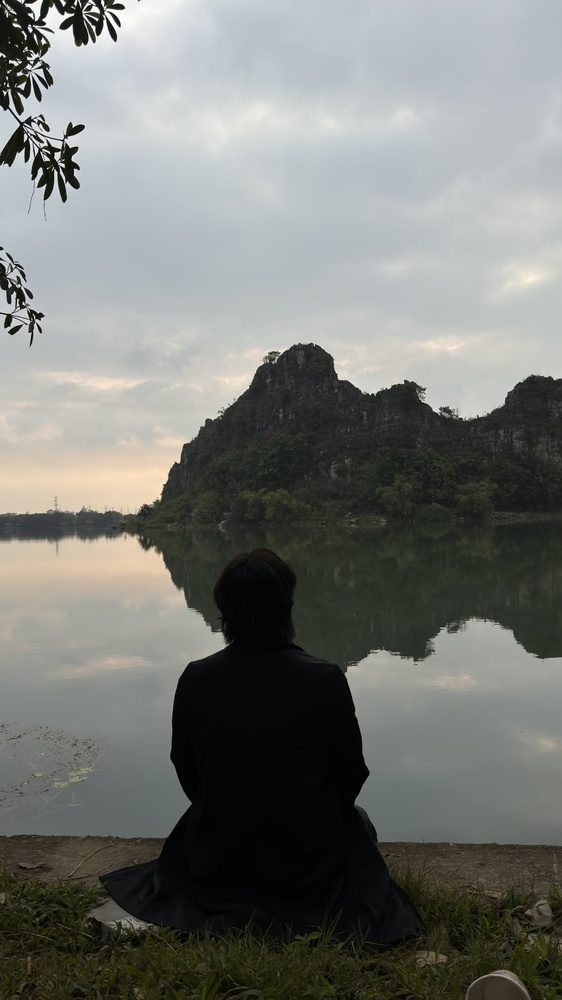
#> input picture 3ab9c933-83ed-4bc2-ab21-7f52cf5e5fbc.jpg, 562 x 1000 px, shrunk from 1152 x 2048 before the run
$ python B2.py
#> lines starting #> are read from the running program, lines starting #| are printed output that depends on the picture
import cv2
import numpy as np
import matplotlib.pyplot as plt

img  = cv2.imread("3ab9c933-83ed-4bc2-ab21-7f52cf5e5fbc.jpg")
#> img is the input picture: shape (1000, 562, 3); mean B, G, R 115.8, 120, 117.8
gray = cv2.cvtColor(img, cv2.COLOR_BGR2GRAY)
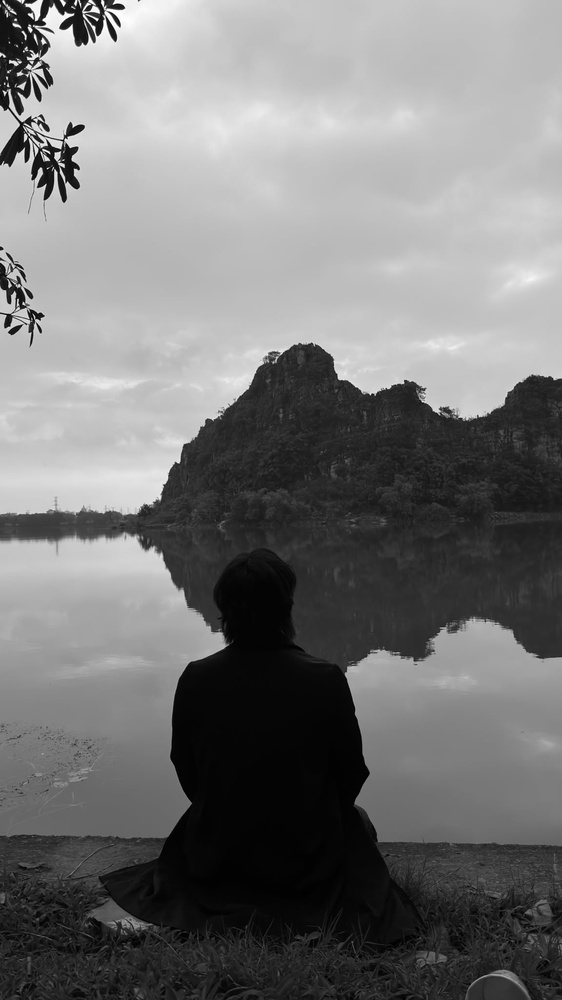
#> gray: shape (1000, 562); min 0, max 255, mean 118.9

params = [(1.0, 50), (1.0, -50), (1.5, 0), (0.5, 0)]
labels = ["a=1.0 b=+50", "a=1.0 b=-50", "a=1.5 b=0", "a=0.5 b=0"]

fig, axes = plt.subplots(2, 5, figsize=(22, 8))
axes[0,0].imshow(gray, cmap="gray"); axes[0,0].set_title("Original"); axes[0,0].axis("off")
axes[1,0].plot(cv2.calcHist([gray],[0],None,[256],[0,256]).ravel()); axes[1,0].set_title("Hist - Original")

for i, ((a, b), label) in enumerate(zip(params, labels)):
    processed = np.clip(a * gray.astype(np.float32) + b, 0, 255).astype(np.uint8)
    axes[0, i+1].imshow(processed, cmap="gray"); axes[0, i+1].set_title(label); axes[0, i+1].axis("off")
    axes[1, i+1].plot(cv2.calcHist([processed],[0],None,[256],[0,256]).ravel())
    axes[1, i+1].set_title(f"Hist - {label}"); axes[1, i+1].set_xlim([0,256])
#> this loop made 4 passes
#> pass 1, `processed = np.clip(a * gray.astype(np.float32) + b, 0, 255).astype(np..`:
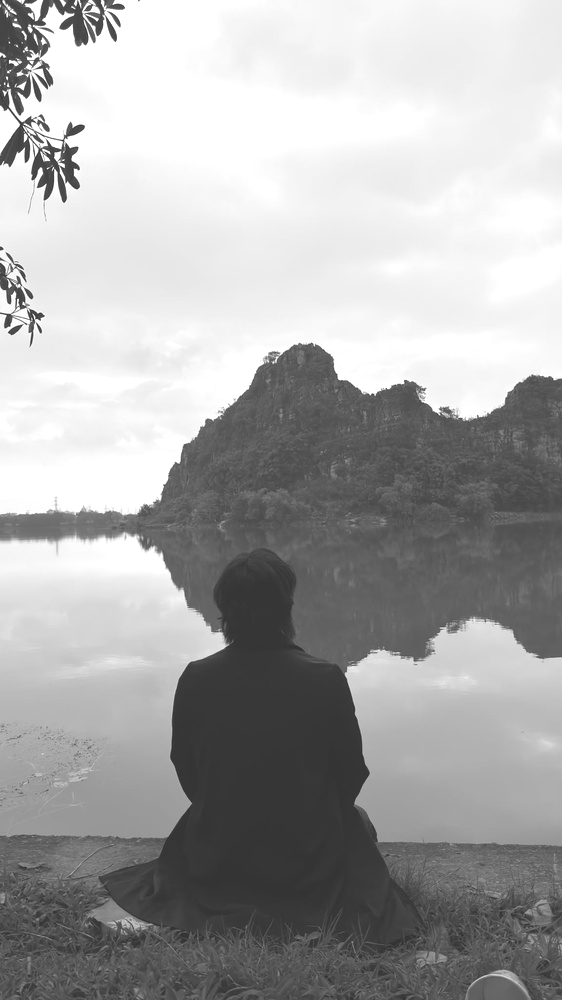
#> processed: shape (1000, 562); min 50, max 255, mean 167.9
#> pass 2, `processed = np.clip(a * gray.astype(np.float32) + b, 0, 255).astype(np..`:
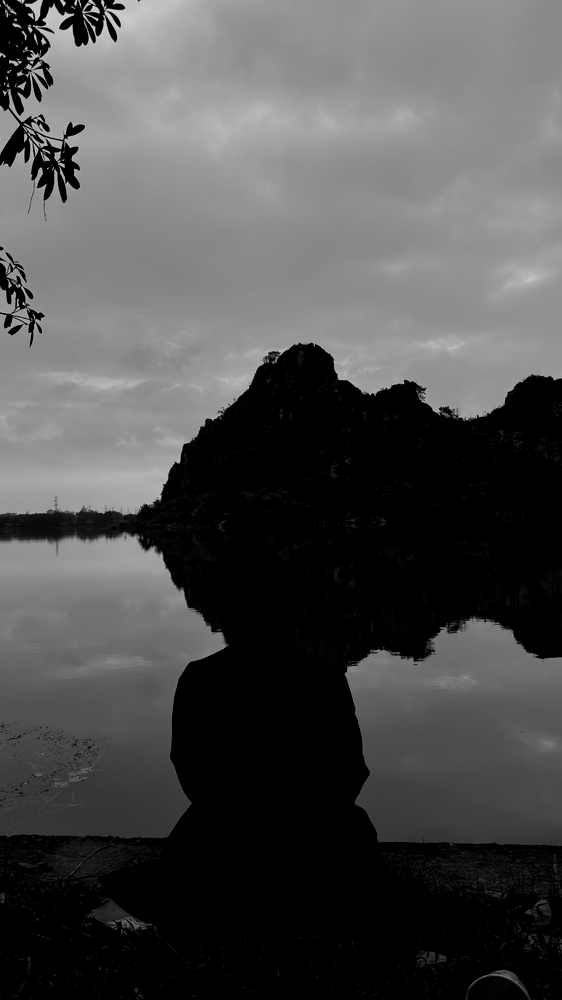
#> processed: shape (1000, 562); min 0, max 205, mean 76.9
#> pass 3, `processed = np.clip(a * gray.astype(np.float32) + b, 0, 255).astype(np..`:
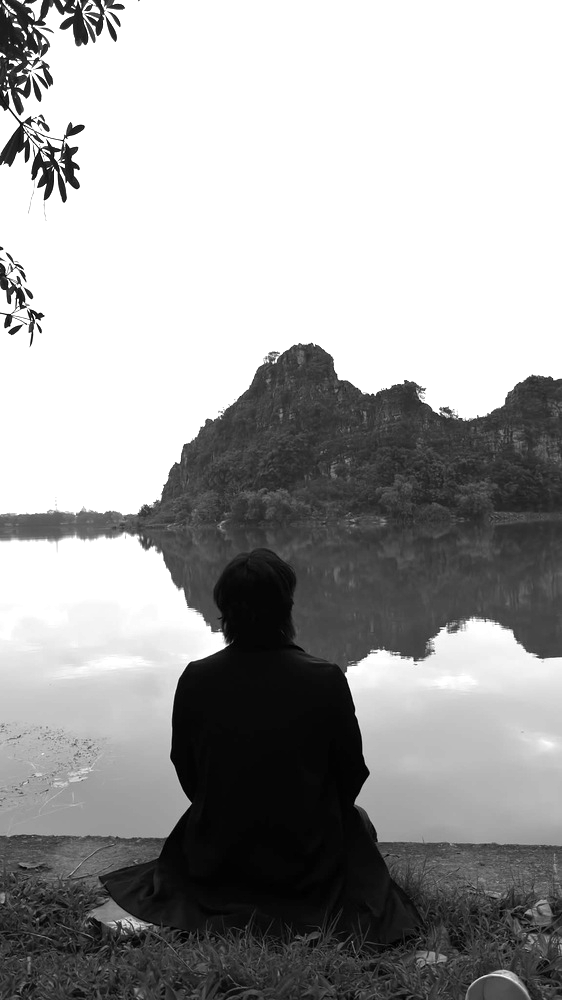
#> processed: shape (1000, 562); min 0, max 255, mean 160.1

plt.tight_layout(); plt.savefig("B2_results.png", dpi=150); plt.show()
#> after `plt.tight_layout()`:
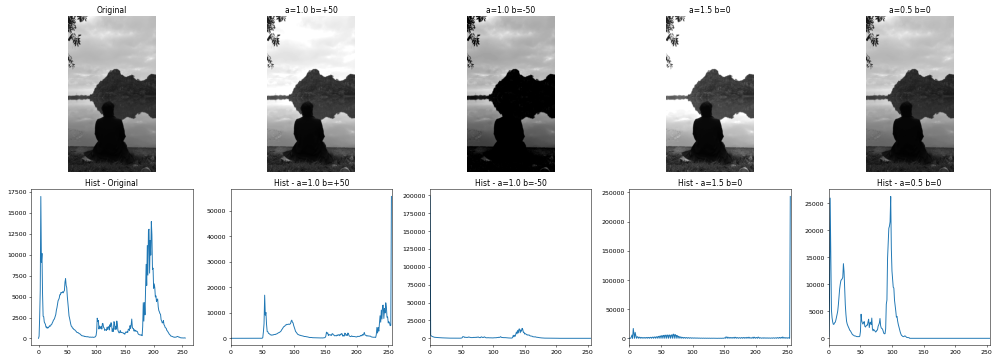
#> figure drawn by matplotlib, 10 panels; panel 6: curve peaks at x = 4, y = 16916; panel 7: curve peaks at x = 255, y = 55633; panel 8: curve peaks at x = 0, y = 198190; panel 9: curve peaks at x = 255, y = 243002

$ run again, with 3f6b3524bf3a3e64672b.jpg copied over 3ab9c933-83ed-4bc2-ab21-7f52cf5e5fbc.jpg
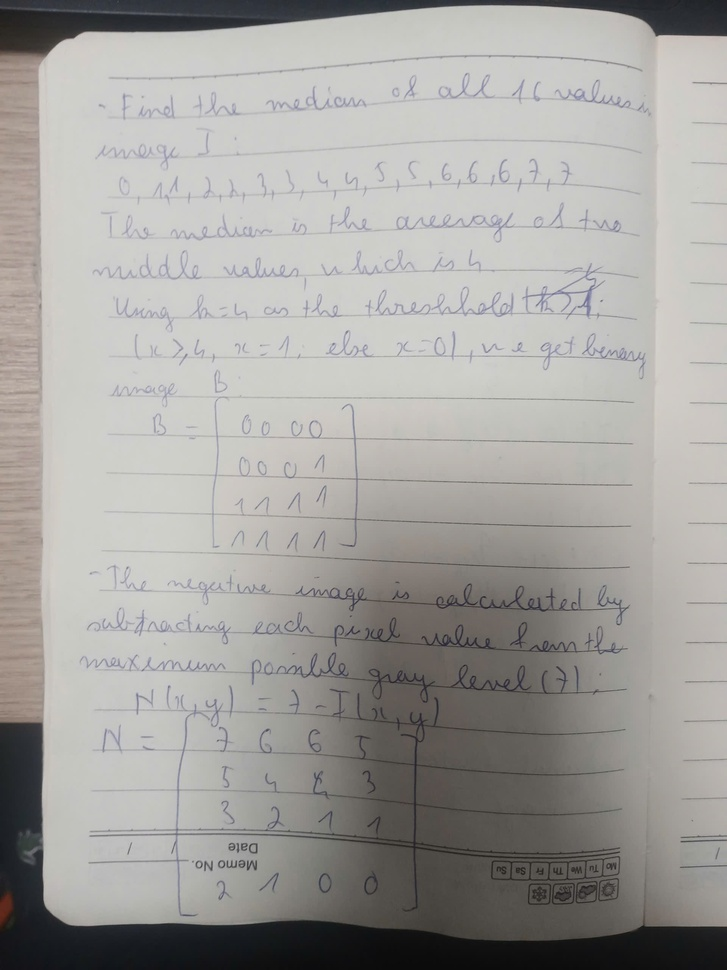
#> input picture 3f6b3524bf3a3e64672b.jpg, 727 x 970 px, shrunk from 1920 x 2560 before the run
#> img is the input picture: shape (970, 727, 3); mean B, G, R 158.6, 161.7, 163.3
#> the loop `for i, ((a, b), label) in enumerate(zip(params, labels)):` made 4 passes
#> pass 1, `processed = np.clip(a * gray.astype(np.float32) + b, 0, 255).astype(np..`:
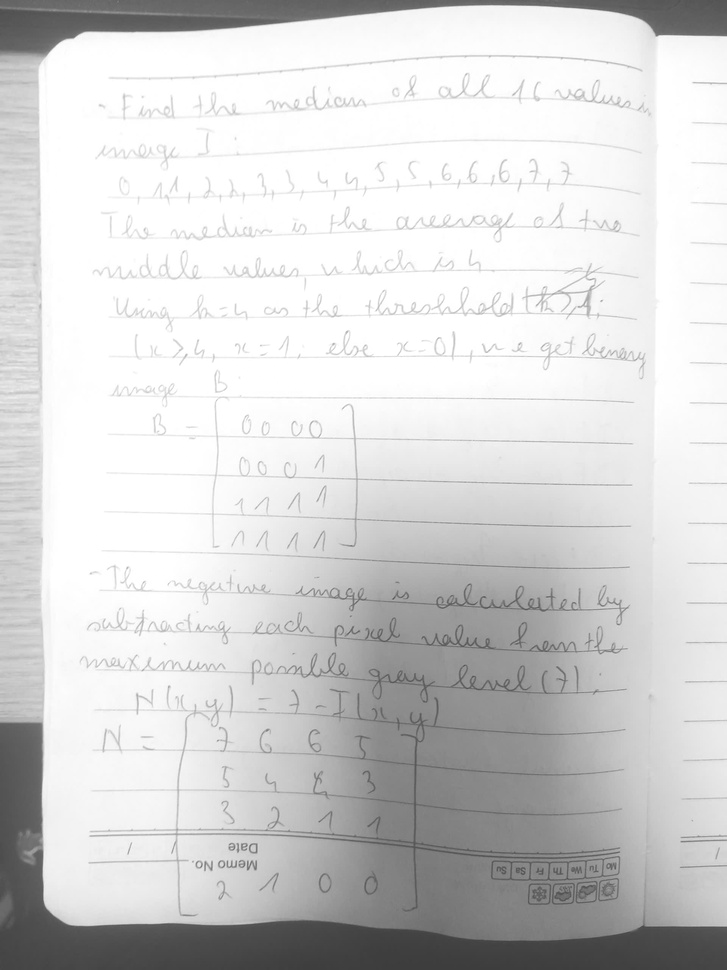
#> processed: shape (970, 727); min 60, max 255, mean 211.6
#> pass 3, `processed = np.clip(a * gray.astype(np.float32) + b, 0, 255).astype(np..`:
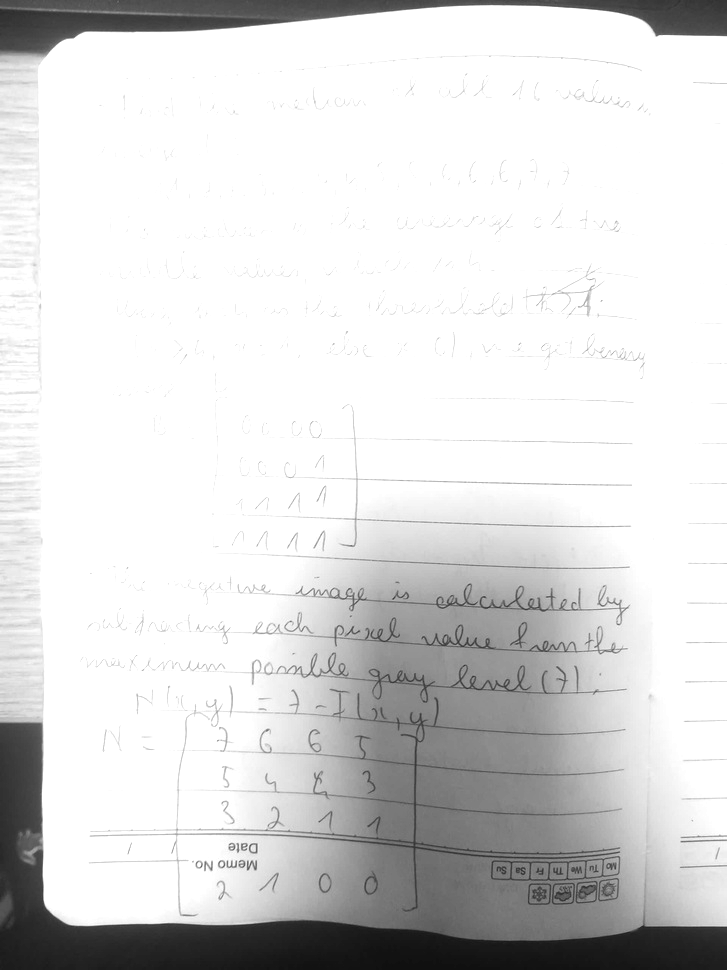
#> processed: shape (970, 727); min 15, max 255, mean 217.8

$ run again, with 670b4941c35f42011b4e.jpg copied over 3ab9c933-83ed-4bc2-ab21-7f52cf5e5fbc.jpg
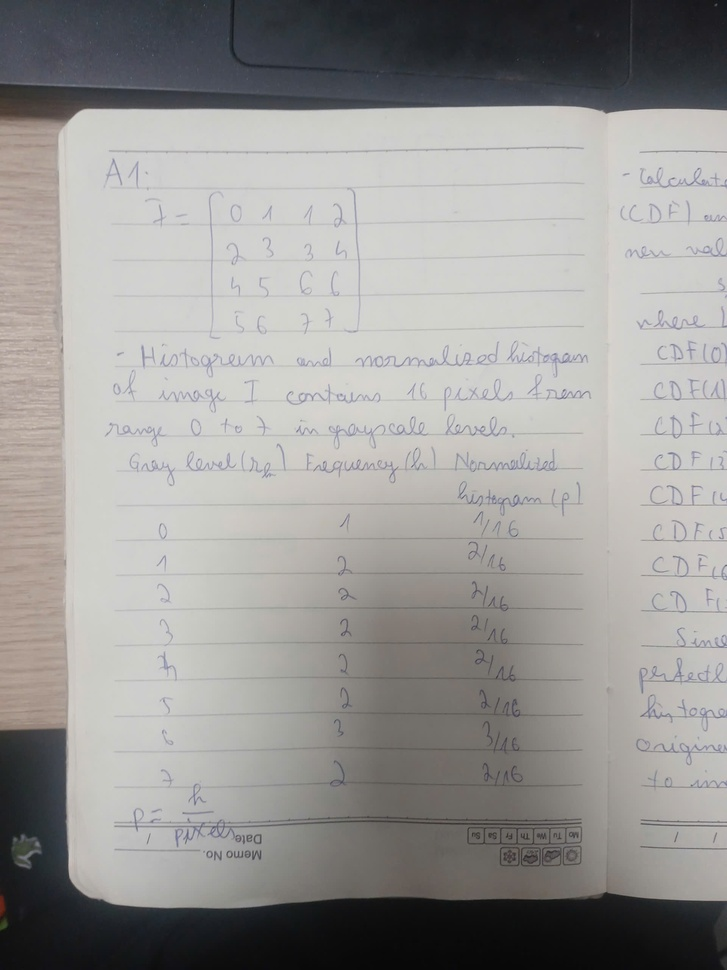
#> input picture 670b4941c35f42011b4e.jpg, 727 x 970 px, shrunk from 1920 x 2560 before the run
#> img is the input picture: shape (970, 727, 3); mean B, G, R 150.5, 152.4, 153.7
#> the loop `for i, ((a, b), label) in enumerate(zip(params, labels)):` made 4 passes
#> pass 1, `processed = np.clip(a * gray.astype(np.float32) + b, 0, 255).astype(np..`:
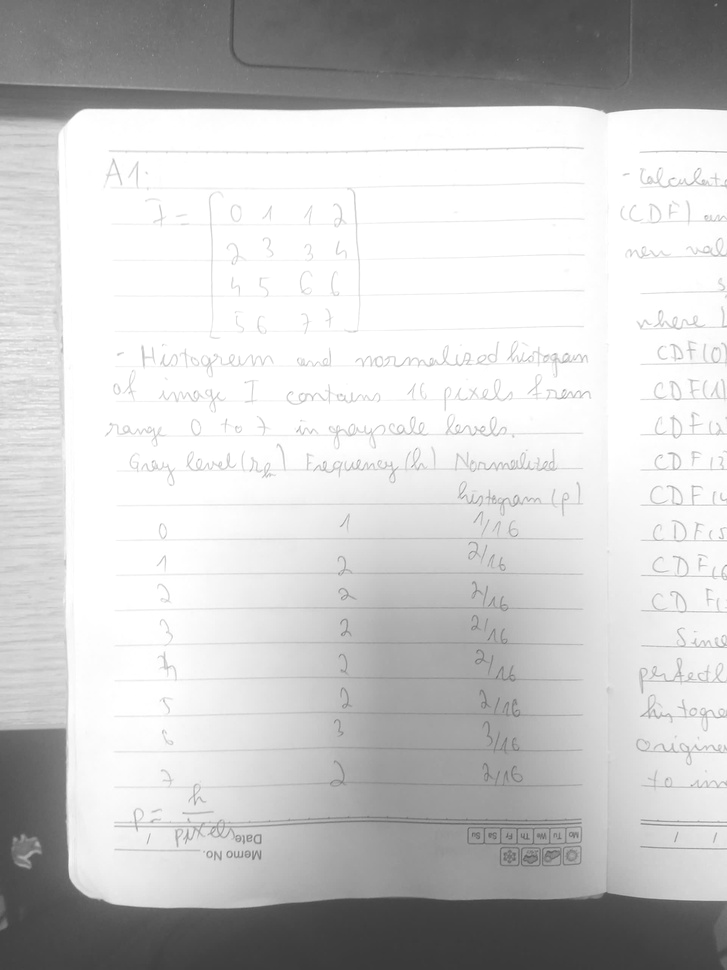
#> processed: shape (970, 727); min 57, max 255, mean 201.8
#> pass 3, `processed = np.clip(a * gray.astype(np.float32) + b, 0, 255).astype(np..`:
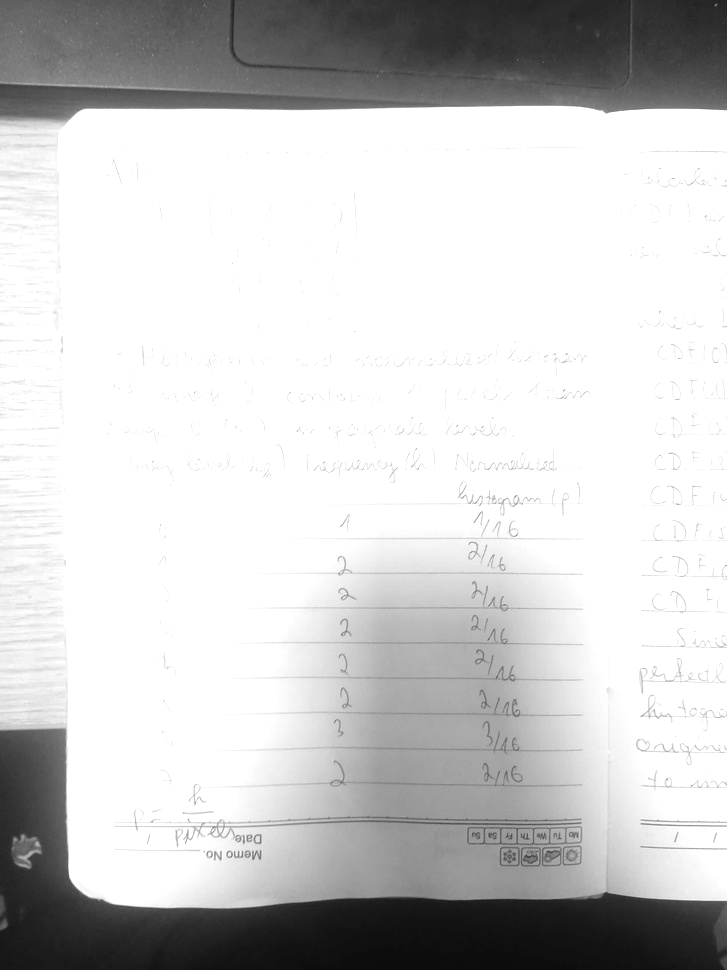
#> processed: shape (970, 727); min 10, max 255, mean 204.6
